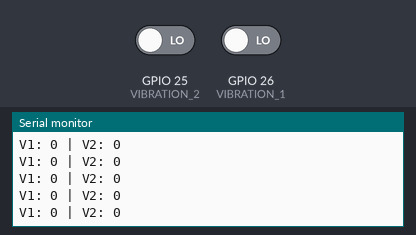
A sketch run on a simulated ESP32. On the bench: the last lines printed to the serial monitor. The inputs (shaded band) are chosen by the test bench; at power-on: GPIO 25 (VIBRATION_2) LOW, GPIO 26 (VIBRATION_1) LOW.

Above: at 1.2 s.
1.3 s: GPIO 25 (VIBRATION_2) driven HIGH
At 1.32 s:
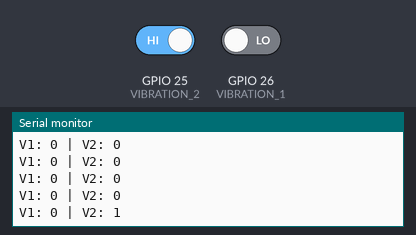
2.8 s: GPIO 26 (VIBRATION_1) driven HIGH
At 2.82 s:
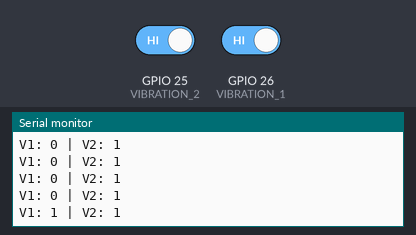
4.3 s: GPIO 25 (VIBRATION_2) driven LOW
At 4.33 s:
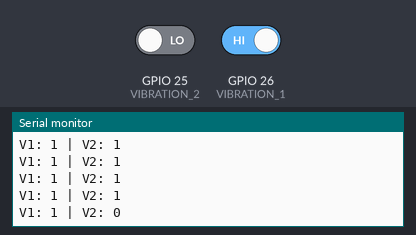

The sketch:

07_vibration_response_test.ino
```cpp
#define VIBRATION_1 26
#define VIBRATION_2 25

void setup() {
  Serial.begin(115200);

  pinMode(VIBRATION_1, INPUT);
  pinMode(VIBRATION_2, INPUT);

  Serial.println("PIPE-SENSE VIBRATION RESPONSE TEST");
}

void loop() {

  int vibration1 = digitalRead(VIBRATION_1);
  int vibration2 = digitalRead(VIBRATION_2);

  Serial.print("V1: ");
  Serial.print(vibration1);

  Serial.print(" | V2: ");
  Serial.println(vibration2);

  delay(50);
}
```

Measured:
- after the input at 1.3 s, the serial monitor: prints a new line at once (image 1)
- after the input at 2.8 s, the serial monitor: prints a new line at once (image 2)
- after the input at 4.3 s, the serial monitor: prints a new line at once (image 3)
